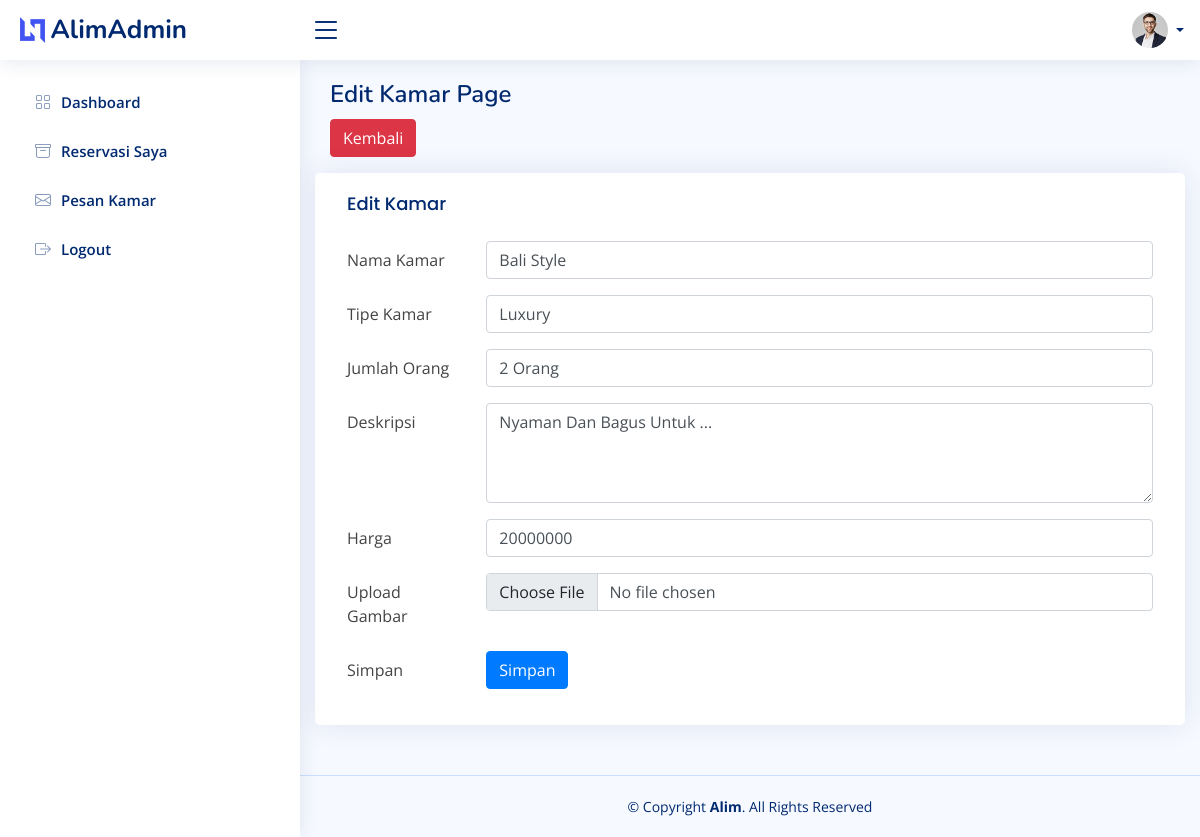
Screenshot of /adminDashboard/editKamar.php?edit=94 with the database file from the repository.
### tables this page shows
CREATE TABLE `data_kamar` (
  `id` int(11) NOT NULL,
  `nama_kamar` varchar(50) NOT NULL,
  `gambar_kamar` varchar(255) NOT NULL,
  `tipe_kamar` varchar(20) NOT NULL,
  `jumlah_orang` varchar(20) NOT NULL,
  `deskripsi` text NOT NULL,
  `harga` varchar(50) NOT NULL
);

### adminDashboard/editKamar.php (the view, shortened to what this page needs)
<?php
include("../tmp/Dashboard/header.php");
include("../tmp/Dashboard/navbar.php");
include("../tmp/Dashboard/sidebar.php");
$namaKamar = '';
$tipeKamar = '';
$jumlahOrang = '';
$deskripsi = '';
$harga = '';
if (isset($_GET['edit'])) {
    include_once('../function.php');
    $id = $_GET['edit'];
    $query = "SELECT * FROM data_kamar WHERE id = '$id'";
    $sql = mysqli_query($koneksi, $query);
    $result = mysqli_fetch_assoc($sql);
    $namaKamar = $result['nama_kamar'];
    $tipeKamar = $result['tipe_kamar'];
    $jumlahOrang = $result['jumlah_orang'];
    $deskripsi = $result['deskripsi'];
    $harga = $result['harga'];
}
?>
<main id="main" class="main">
    <div class="pagetitle">
        <h1>Edit Kamar Page</h1>
    </div>
    <section class="section">
        <a href="kamar.php" class="btn btn-danger mb-3">Kembali</a>
        <div class="row">
            <div class="card">
                <div class="card-body">
                    <h5 class="card-title">Edit Kamar</h5>
                    <form action="function/add.php" method="POST" enctype="multipart/form-data">
                        <div class="row mb-3">
                            <label for="inputText" class="col-sm-2 col-form-label">Nama Kamar</label>
                            <div class="col-sm-10">
                                <input type="text" name="namaKamar" value="<?= $namaKamar ?>" class="form-control">
                            </div>
                        </div>
                        <div class="row mb-3">
                            <label for="inputText" class="col-sm-2 col-form-label">Tipe Kamar</label>
                            <div class="col-sm-10">
                                <input type="text" name="tipeKamar" value="<?= $tipeKamar ?>" class="form-control">
                            </div>
                        </div>
                        <div class="row mb-3">
                            <label for="inputText" class="col-sm-2 col-form-label">Jumlah Orang</label>
                            <div class="col-sm-10">
                                <input type="text" name="jumlahOrang" value="<?= $jumlahOrang ?>" class="form-control">
                            </div>
                        </div>
                        <div class="row mb-3">
                            <label for="inputText" class="col-sm-2 col-form-label">Deskripsi</label>
                            <div class="col-sm-10">
                                <textarea class="form-control" name="deskripsi" style="height: 100px"><?= $deskripsi ?></textarea>
                            </div>
                        </div>
                        <div class="row mb-3">
                            <label for="inputText" class="col-sm-2 col-form-label">Harga</label>
                            <div class="col-sm-10">
                                <input type="text" name="harga" value="<?= $harga ?>" class="form-control">
                            </div>
                        </div>
                        <div class="row mb-3">
                            <label for="inputNumber" class="col-sm-2 col-form-label">Upload Gambar</label>
                            <div class="col-sm-10">
                                <input class="form-control" name="gambar" type="file" id="formFile">
                            </div>
                        </div>
                        <div class="row mb-3">
                            <label class="col-sm-2 col-form-label">Simpan</label>
                            <div class="col-sm-10">
                                <button type="submit" name="ubahKamar" class="btn btn-primary">Simpan</button>
                            </div>
                        </div>
                    </form>
                </div>
            </div>
    </section>
</main>
<?php include("../tmp/Dashboard/footer.php"); ?>

### Assets/css/admin.css (style rules this page uses)
:root { scroll-behavior: smooth; }
body { font-family: "Open Sans", sans-serif; background: #f6f9ff; color: #444444; }
a { color: #4154f1; text-decoration: none; }
h1, h2, h3, h4, h5, h6 { font-family: "Nunito", sans-serif; }
#main { margin-top: 60px; padding: 20px 30px; transition: all 0.3s; }
.pagetitle { margin-bottom: 10px; }
.pagetitle h1 { font-size: 24px; margin-bottom: 0; font-weight: 600; color: #012970; }
.card { margin-bottom: 30px; border: none; border-radius: 5px; box-shadow: 0px 0 30px rgba(1, 41, 112, 0.1); }
.card-title { padding: 20px 0 15px 0; font-size: 18px; font-weight: 500; color: #012970; font-family: "Poppins", sans-serif; }
.card-body { padding: 0 20px 20px 20px; }
@media (min-width: 1200px) { #main, #footer { margin-left: 300px; } }

### rows the page displays
data_kamar: namaKamar "Bali Style", tipeKamar "Luxury", jumlahOrang "2 Orang", deskripsi "Nyaman Dan Bagus Untuk ...", harga "20000000"
